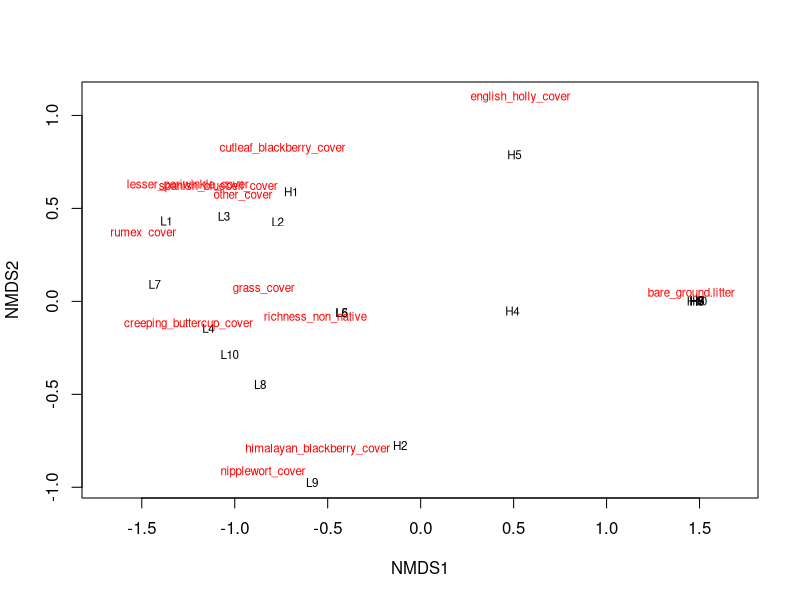
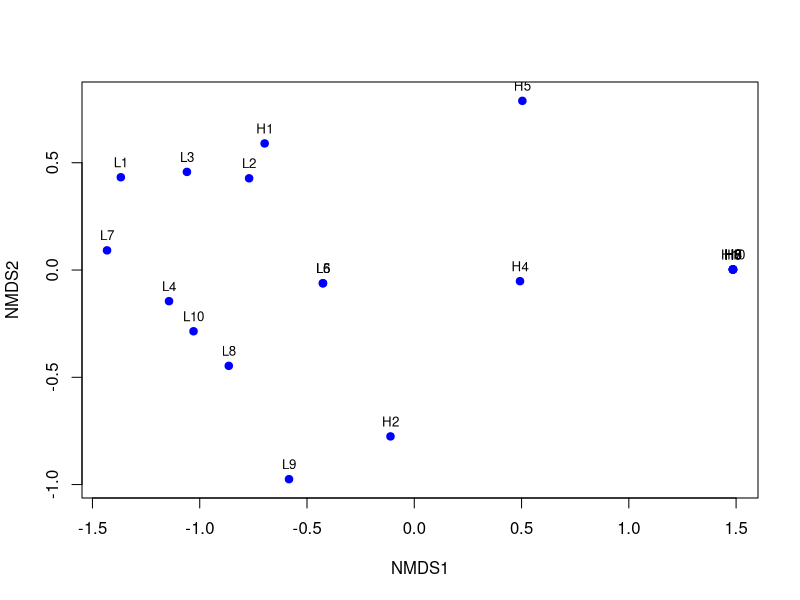
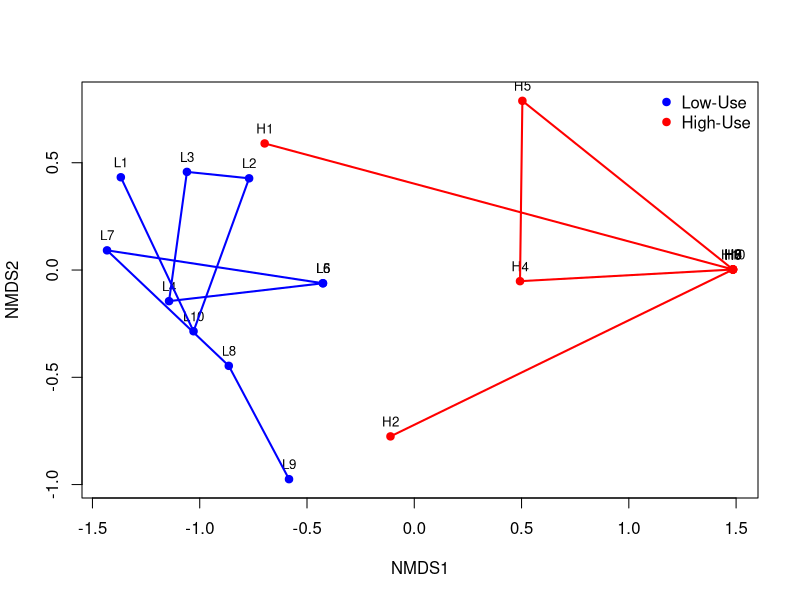

The R source for these figures, in order:
### BIOL406 - FINAL PROJECT ###
### Alex Beauchemin, Lucas Braun, and Denis Kasianiuk ###
### March 18, 2025 ###


library(tidyr)
library(dplyr)
library(vegan)
library(ggplot2)
library(lubridate)



# Read csv
non_native_data <- read.csv("./data_cleaned/cleaned_dataframe.csv")


### NMDS ORDINATION

# Convert data into percent cover
non_native_data_pct <- non_native_data %>%
  select(!c(Traffic,distance_m,angle_.º.,dominant_tree_species,canopy_cover))

# Convert to matrix (excluding the first column which is 'plot')
non_native_data_matrix <- as.matrix(non_native_data_pct[, -1])
rownames(non_native_data_matrix) <- non_native_data_pct$QuadratID  # Set plot names as rownames

# Run NMDS ordination
set.seed(123)  # For reproducibility
nmds_result <- metaMDS(non_native_data_matrix, distance = "bray", k = 2, trymax = 100)

# Basic NMDS plot
plot(nmds_result, type = "t")  # 't' = text labels

# Add plot points
ordiplot(nmds_result, display = "sites", type = "n")
points(nmds_result$points, col = "blue", pch = 19)
text(nmds_result$points, labels = rownames(nmds_result$points), pos = 3, cex = 0.8)




### LINK SITES ALONG EACH TRAIL

# Extract site scores
site_scores <- as.data.frame(nmds_result$points)
site_scores$Plot <- rownames(site_scores)

# Assign trails based on plot names
site_scores$Trail <- ifelse(grepl("^L", site_scores$Plot), "Low-Use", "High-Use")

# Order plots along trails
site_scores <- site_scores[order(site_scores$Trail, site_scores$Plot), ]

# Define colors for trails
trail_colors <- c("Low-Use" = "blue", "High-Use" = "red")

# Basic NMDS plot setup
ordiplot(nmds_result, display = "sites", type = "n")

# Plot points with colors
points(site_scores[, 1:2], col = trail_colors[site_scores$Trail], pch = 19)

# Add text labels
text(site_scores[, 1:2], labels = site_scores$Plot, pos = 3, cex = 0.8)

# Connect plots sequentially along each trail
for (trail in unique(site_scores$Trail)) {
  trail_points <- site_scores[site_scores$Trail == trail, ]
  lines(trail_points[, 1:2], col = trail_colors[trail], lwd = 2)
}

# Add legend
legend("topright", legend = names(trail_colors), col = trail_colors, pch = 19, bty = "n")

